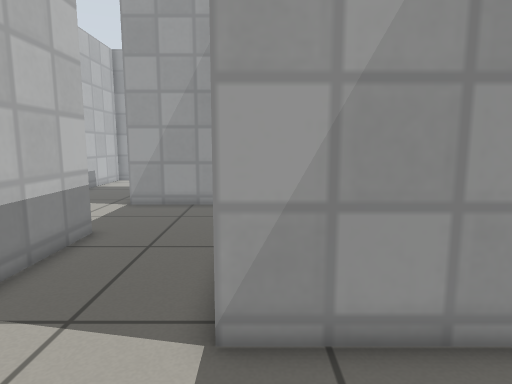
view 1 (above)

21 first-person views from a walk through a world built for the Gazebo simulator. The camera is 0.7 m above the floor, tilts 8° down and sees 75° across. The floor is counted in squares, 0.25 m on a side. Each view is taken from the middle of a square. On the plan, view 1 faces up. The plan holds only what a view shows up to about 20 squares ahead; the rest is blank. Simple patterns stand in for the simulator's built-in surfaces.

view 2
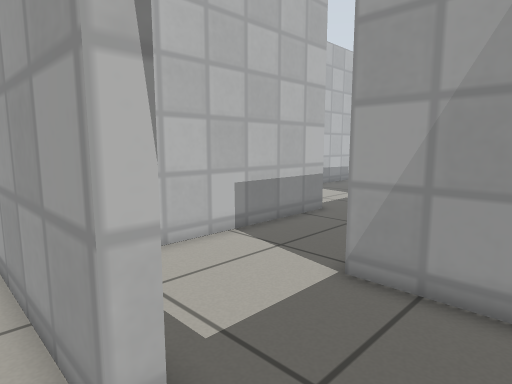

view 3
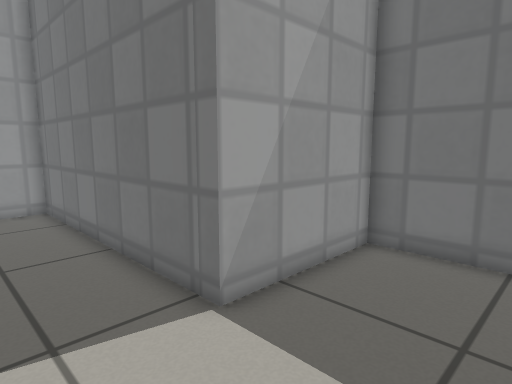

view 4
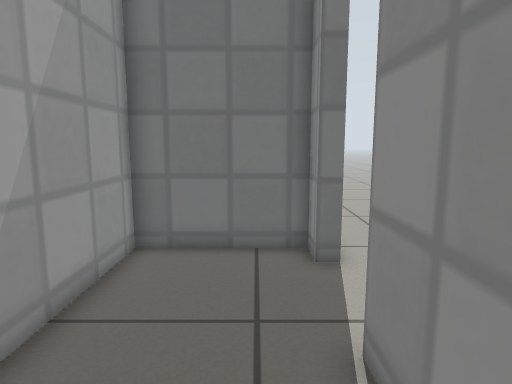

view 5
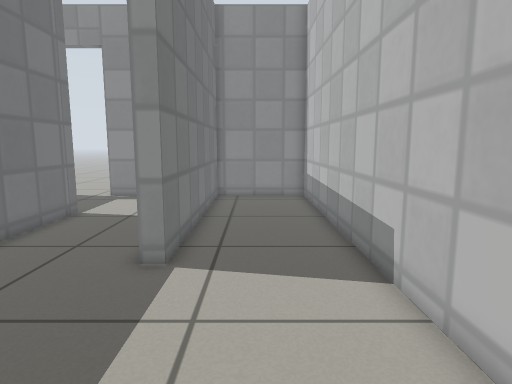

view 6
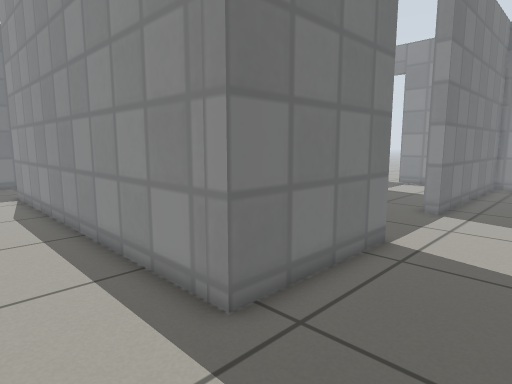

view 7
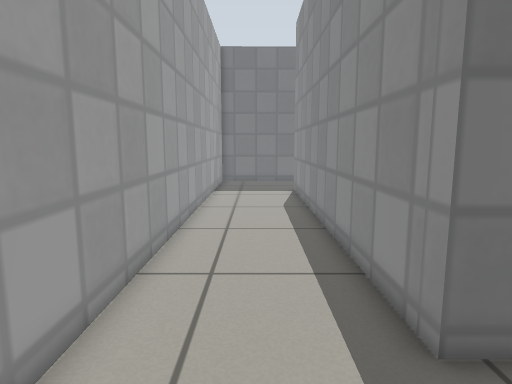

view 8
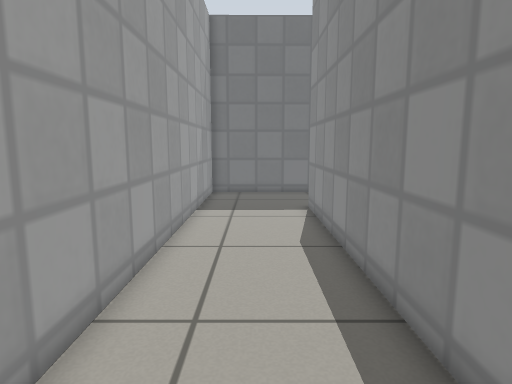

view 9
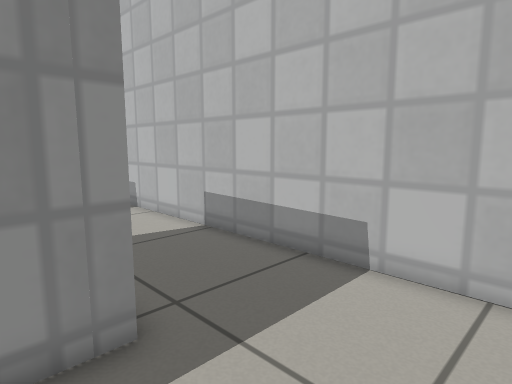

view 10
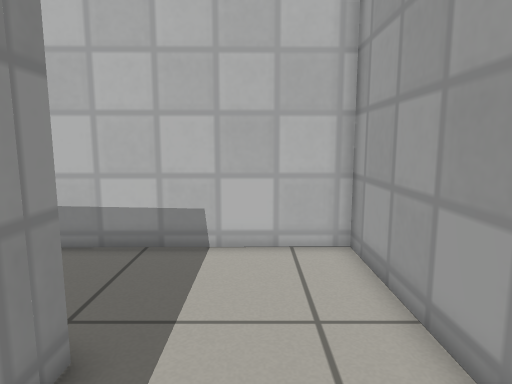

view 11
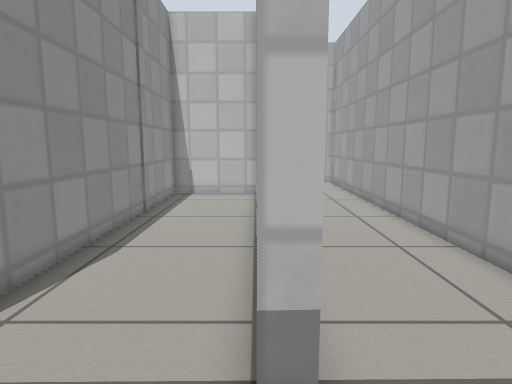

view 12
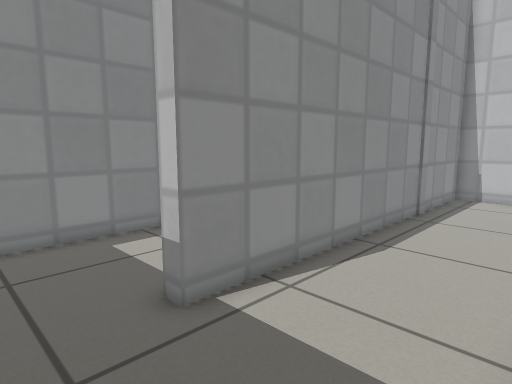

view 13
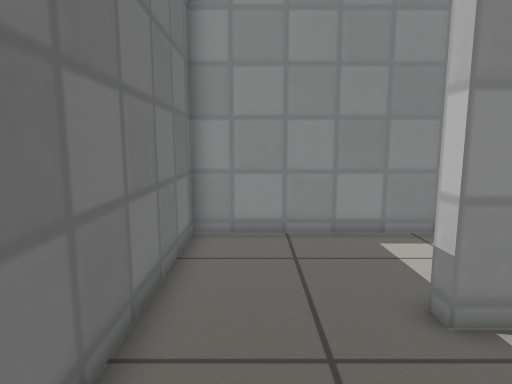

view 14
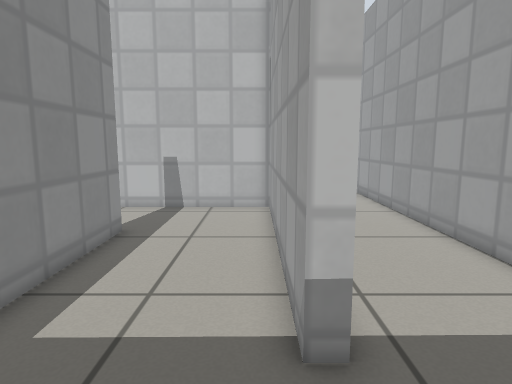

view 15
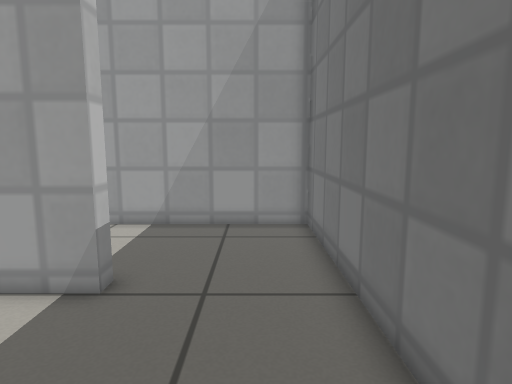

view 16
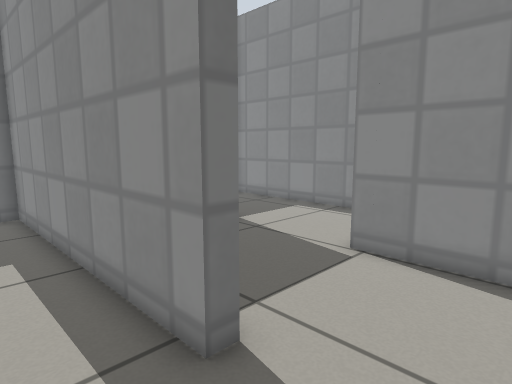

view 17
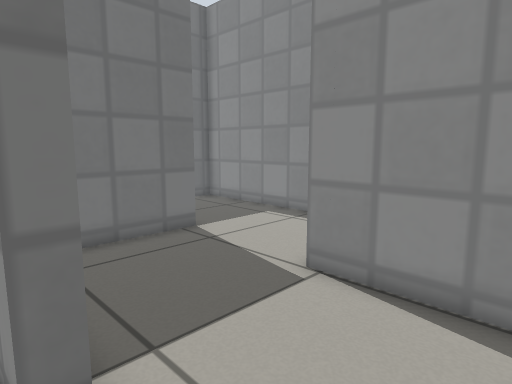

view 18
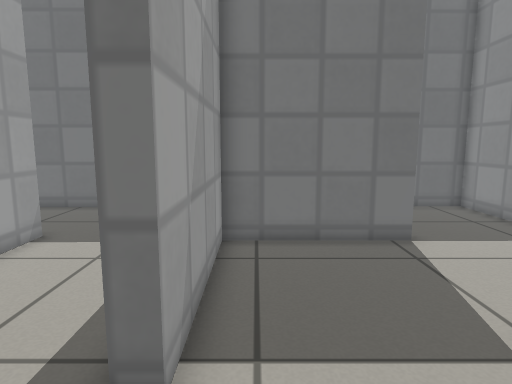

view 19
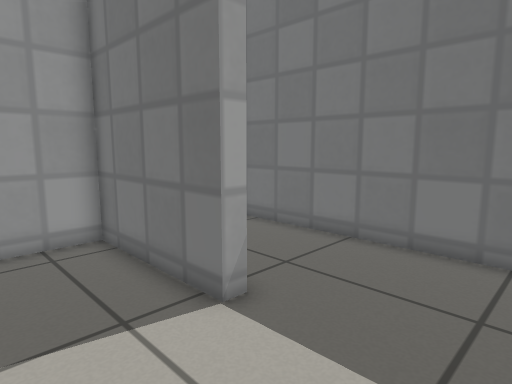

view 20
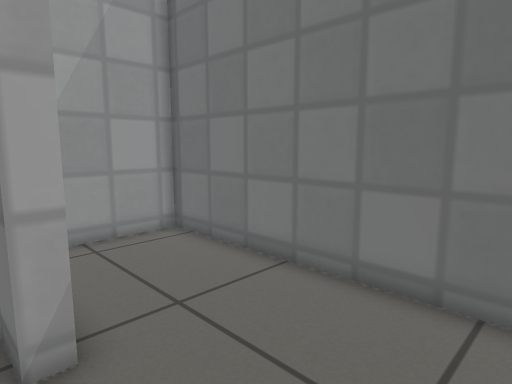

view 21
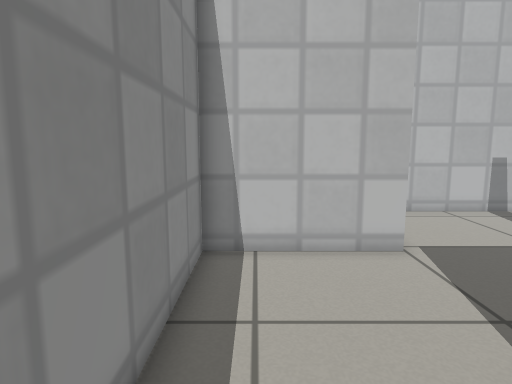

### Floor plan
Ten units are one square. View 1 is at (0, 0); x grows to the right and y downward. Boxes are objects, and circles mark ways between rooms. Rooms are numbered by the first view taken in them; rooms with no view inside come last. Other rooms are left out.
<svg viewBox="-125 -271 291 286">
<path fill="none" stroke="#000" d="M-52 -104 -52 -25M-24 4 1 4 1 10M37 4 48 4 48 -43 -6 -43 -6 -156 -45 -156M1 10 -58 10M-45 -156 -60 -156 -60 -216 110 -216 110 -210M159 -204 158 -266 -110 -266 -107 4 -60 4 -60 -104 -52 -104M110 -156 4 -156M43 -100 43 -106 160 -106 159 -155M1 -156 1 -94M55 -100 43 -100M1 -94 1 -74M15 -49 54 -49M54 -49 54 4 104 4M112 -43 106 -43M104 4 161 4 160 -100 126 -100M75 -210 -48 -210M110 -210 91 -210M159 -155 159 -204M-52 -210 -52 -162 110 -162 110 -156M106 -43 106 -100 55 -100"/>
<circle cx="15" cy="10" r="3" fill="#2a7"/>
<circle cx="-55" cy="-130" r="3" fill="#2a7"/>
<circle cx="135" cy="-210" r="3" fill="#2a7"/>
<circle cx="25" cy="-100" r="3" fill="#2a7"/>
<circle cx="135" cy="-160" r="3" fill="#2a7"/>
<circle cx="50" cy="-75" r="3" fill="#2a7"/>
<circle cx="110" cy="-20" r="3" fill="#2a7"/>
<circle cx="80" cy="-50" r="3" fill="#2a7"/>
<text x="-10" y="-60">1</text>
<text x="-120" y="-130">2</text>
<text x="-20" y="-220">3</text>
<text x="80" y="-130">4</text>
<text x="30" y="-80">5</text>
<text x="80" y="-20">6</text>
<text x="130" y="-40">7</text>
<text x="60" y="-180">8</text>
<text x="80" y="-70">9</text>
</svg>
Room 1 opens to room 2. Room 1 opens to room 3. Room 3 opens to room 8. Room 4 opens to room 5. Room 4 opens to room 8. Room 5 opens to room 9. Room 6 opens to room 7. Room 6 opens to room 9.

Where each view was taken, in squares from view 1:
view 1: 0 up, 0 right, facing up
view 2: 2 down, 3 right, facing up-left
view 3: 0 up, 4 left, facing up-right
view 4: 1 up, 4 left, facing right
view 5: 18 up, 8 left, facing down
view 6: 25 up, 10 left, facing down-right
view 7: 24 up, 10 left, facing right
view 8: 24 up, 4 left, facing right
view 9: 26 up, 4 left, facing down-left
view 10: 24 up, 2 left, facing left
view 11: 21 up, 14 right, facing left
view 12: 21 up, 14 right, facing down-left
view 13: 21 up, 14 right, facing down
view 14: 15 up, 15 right, facing left
view 15: 15 up, 14 right, facing up
view 16: 13 up, 1 right, facing down-right
view 17: 11 up, 1 right, facing down-right
view 18: 9 up, 1 right, facing right
view 19: 0 up, 7 right, facing up-right
view 20: 0 up, 10 right, facing up-right
view 21: 1 up, 14 right, facing left
